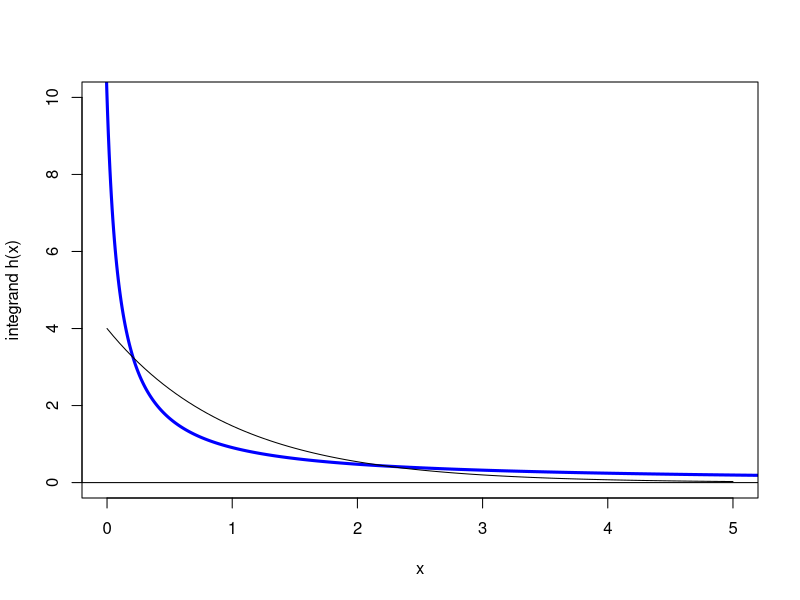

This chart was generated by the following R code:
## ---- chunk 1
n <- 1e6
samples <- runif(n, -1, 2)
mean(samples^4)
## ---- chunk 2
n <- 1e6
xsamples <- rnorm(n)
ysamples <- rnorm(n)
mean(pmax(xsamples, ysamples))
## ---- chunk 3
n <- 1e6
rain_x <- runif(n, -1, 1)
rain_y <- runif(n, -1, 1)
in_box <- function(x, y) x^2 + y^2 <= 1
mean(in_box(rain_x, rain_y))
## ---- chunk 4
var_est <- var(in_box(rain_x, rain_y))
var_est / (1e-6)^2
## ---- chunk 5
n <- 1e6
integrand <- function(x) 1 / (x + 0.1)
samples1 <- runif(n, 0, 5)
mean(5 * integrand(samples1))
## ---- chunk 6
#| code-fold: true
curve(
  integrand, n = 1001, from = -0.05, to = 6,
  col = "blue", lwd = 3,
  xlab = "x", ylab = "integrand h(x)", xlim = c(0,5), ylim = c(0, 10)
)
curve(4*dexp(x, 1), add = TRUE)
abline(h = 0)
## ---- chunk 7
pdf <- function(x) dexp(x, 2)
phi <- function(x) (integrand(x) / pdf(x)) * (x <= 5)
samples2 <- rexp(n, 2)
mean(phi(samples2))
## ---- chunk 8
var(5 * integrand(samples1))
var(phi(samples2))
## ---- chunk 9
n <- 1e6
samples <- rexp(n, 1)
mean(samples^2.1)
## ---- chunk 10
mean(samples^2.1 - samples^2) + 2
## ---- chunk 11
var(samples^2.1)
## ---- chunk 12
var(samples^2.1 - samples^2)
